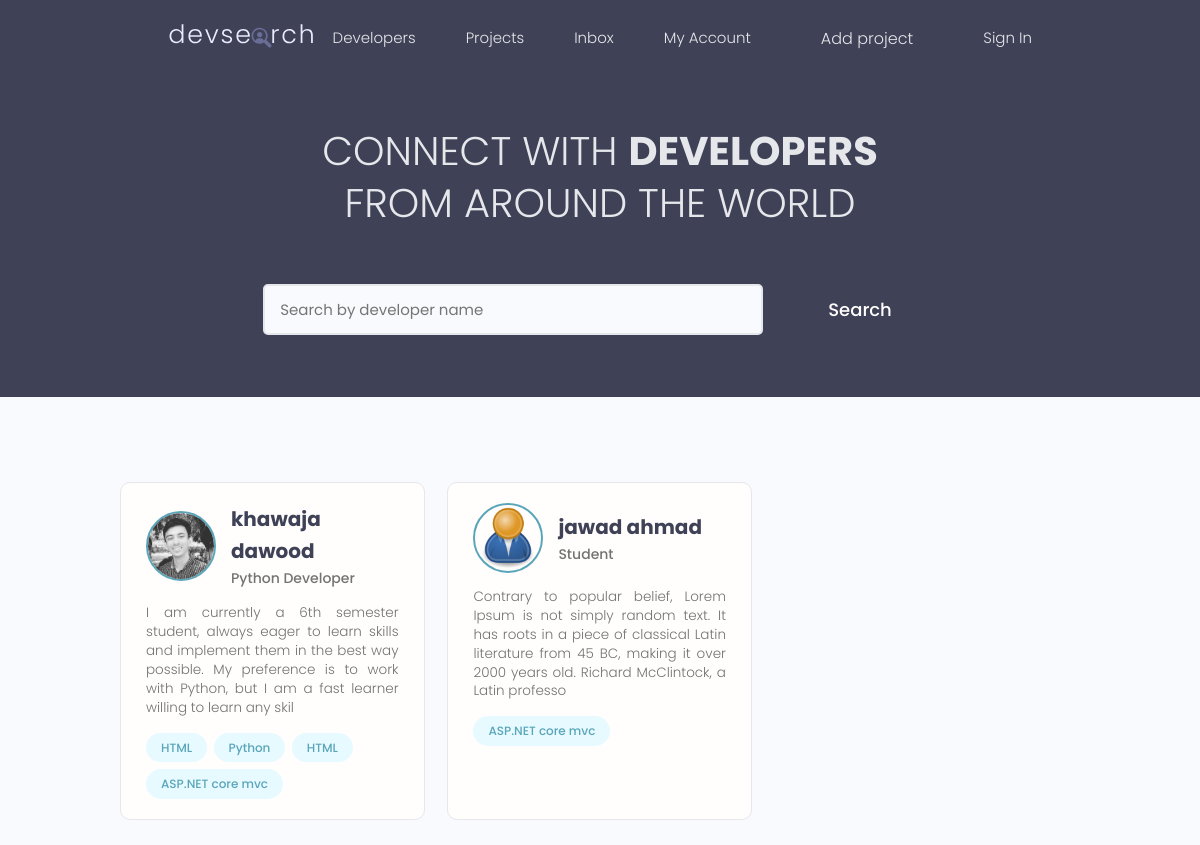
The page /developers/ on the database as committed earlier.
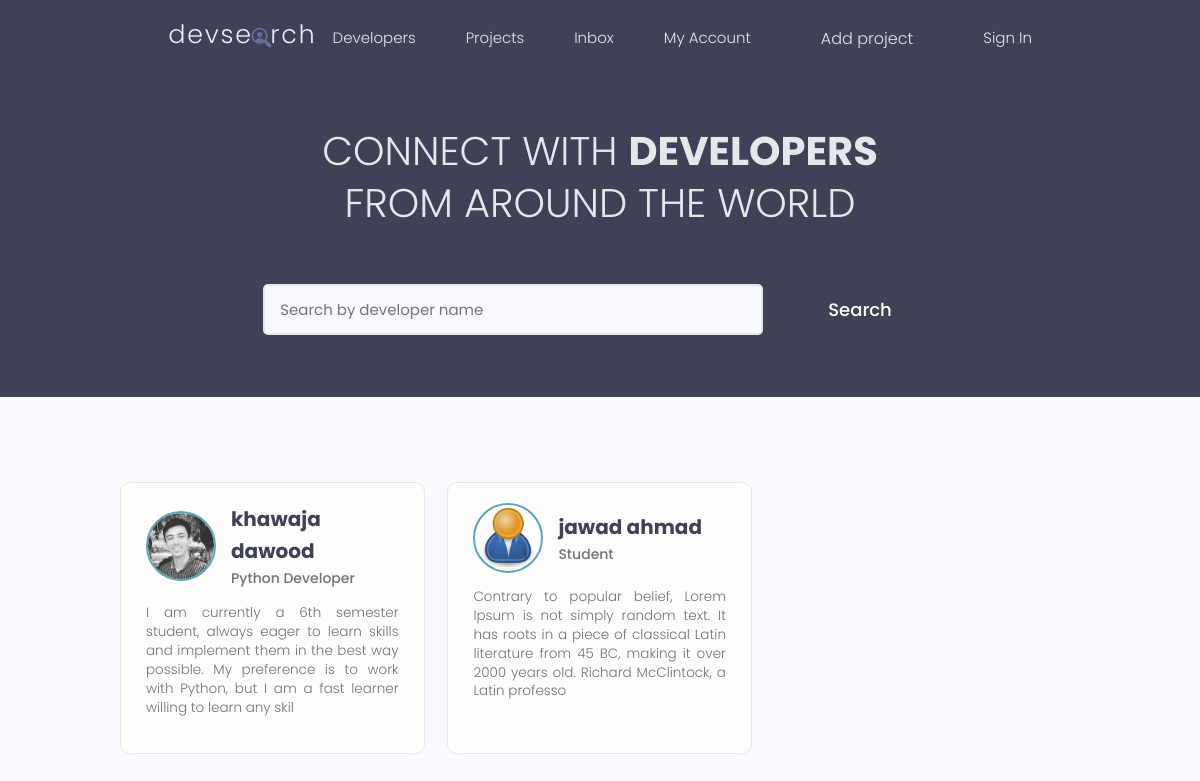
The same page on the database as committed later.
### users/models.py (models this page shows, shortened)
class Profile(models.Model):
    user = models.OneToOneField(settings.AUTH_USER_MODEL, on_delete=models.CASCADE, null=True, blank=True)
    bio = models.TextField(blank=True, null=True)
    location = models.CharField(max_length=150, null=True, blank=True)
    profile_image = models.ImageField(upload_to='profile-pics/', default='profile-pics/user-default.png', blank=True, null=True)
    social_github = models.URLField(blank=True, null=True)
    social_linkedin = models.URLField(blank=True, null=True)
    social_stackoverflow = models.URLField(blank=True, null=True)
    social_twitter = models.URLField(blank=True, null=True)
    social_website = models.URLField(blank=True, null=True)
    id = models.UUIDField(default=uuid.uuid4, unique=True, primary_key=True, editable=False)
    created = models.DateTimeField(auto_now_add=True)
    updated = models.DateTimeField(auto_now=True)
    is_active = models.BooleanField(default=True, verbose_name='Active',
                                    help_text='Designates whether this profile should be treated as active. '
                                              'Unselect this instead of deleting accounts.')
    @property
    def imageURL(self):
        try:
            url = self.profile_image.url
        except:
            url = ''
        return url

### projects/models.py (models this page shows, shortened)
class MyUser(AbstractUser):
    roles = (
        ('Student', 'Student'),
        ('Developer', 'Developer'),
        ('Teacher', 'Teacher'),
        ('Admin', 'Admin'),
    )
    id = models.UUIDField(default=uuid.uuid4, unique=True, primary_key=True, editable=False)
    registration_number = models.CharField(max_length=150, unique=True)
    username = models.CharField(max_length=150, unique=True)
    email = models.EmailField(unique=True)
    first_name = models.CharField(max_length=150, blank=True, null=True)
    last_name = models.CharField(max_length=150, blank=True, null=True)
    phone_number = models.PositiveIntegerField(null=True, blank=True)
    user_title = models.CharField(max_length=100, default='Student', help_text='Like Node.js, Python, ROR or Django developer')
    user_roles = models.CharField(max_length=100, default='Student', choices=roles, help_text='By Default is Student. Developer, Teacher, Student')
    about = models.TextField(max_length=300, blank=True, null=True)
    is_staff = models.BooleanField(default=False, verbose_name='Staff',
                                   help_text='Designates whether the user can log into this admin site.',
                                   )
    is_active = models.BooleanField(default=True, verbose_name='Active',
                                    help_text='Designates whether this user should be treated as active. '
                                              'Unselect this instead of deleting accounts.')
    tags = models.ManyToManyField('Tag', blank=True)
    created = models.DateTimeField(auto_now_add=True)
    updated = models.DateTimeField(auto_now=True)
    objects = CustomUserManager()
    EMAIL_FIELD = 'email' """=============================+++++++++++++++++++++============================="""
    USERNAME_FIELD = 'registration_number'
    REQUIRED_FIELDS = ['email', 'username']

class Tag(models.Model):
    name = models.CharField(max_length=200, unique=True)
    id = models.UUIDField(default=uuid.uuid4, unique=True, primary_key=True, editable=False)
    created = models.DateTimeField(auto_now_add=True)
    active = models.BooleanField(default=True)
    def __str__(self):
        return self.name

### projects/views.py (the view)
# urls.py: path('developers/', views.index, name='developers-list'),
def index(request):
    developers = Profile.objects.all()
    context = {'objects': developers}
    return render(request, template_name='projects/index.html', context=context)

### projects/templates/projects/index.html (shortened to what this page needs)
{% extends 'main.html' %}
{% block content %}
    <main class="home">
        <section class="hero-section text-center">
          <div class="container container--narrow">
            <div class="hero-section__box">
              <h2>CONNECT WITH <span>DEVELOPERS</span></h2>
              <h2>FROM AROUND THE WORLD</h2>
            </div>
            <div class="hero-section__search">
              <form class="form" action="#" method="get">
                <div class="form__field">
                  <input class="input input--text" id="formInput#search" type="text" name="text"
                    placeholder="Search by developer name" />
                </div>
                <input class="btn btn--sub btn--lg" type="submit" value="Search" />
              </form>
            </div>
          </div>
        </section>
        <section class="devlist">
          <div class="container">
            <div class="grid grid--three">
                {% for dev in objects %}
                  <div class="column card">
                    <div class="dev">
                      <a href="{% url 'profile' dev.id %}" class="card__body">
                        <div class="dev__profile">
                          <img class="avatar avatar--md" src="{{ dev.imageURL }}" alt="image"/>
                          <div class="dev__meta">
                            <h3>{{ dev.user.get_full_name }}</h3>
                            <h5>{{ dev.user.user_title|slice:"60" }}</h5>
                          </div>
                        </div>
                        <p class="dev__info">
                            {{ dev.bio|slice:"200" }}
                        </p>
                        <div class="dev__skills">
                            {% for tag in dev.user.tags.all|slice:"5" %}
                              <span class="tag tag--pill tag--main">
                                <small>{{ tag }}</small>
                              </span>
                            {% endfor %}
                        </div>
                      </a>
                    </div>
                  </div>
                {% endfor %}
            </div>
          </div>
        </section>
    </main>
{% endblock content %}

Rows that differ between the two databases and show on the page:
removed Tag: name "HTML", shown under Profile "khawaja dawood"
removed Tag: name "Python", shown under Profile "khawaja dawood"
removed Tag: name "HTML", shown under Profile "khawaja dawood"
removed Tag: name "ASP.NET core mvc"
